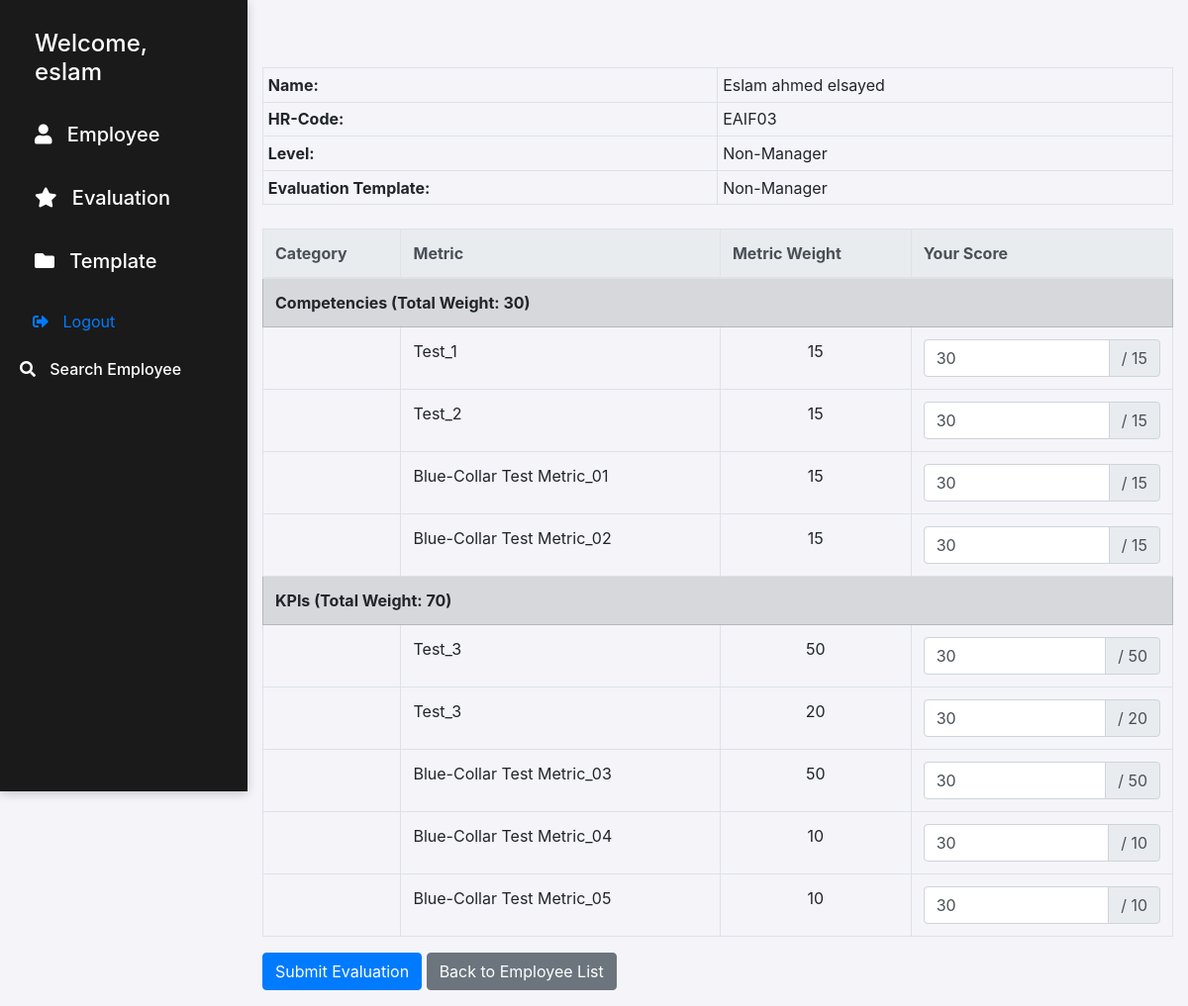
/evo/3/ (signed in), run on an earlier commit of the app's database.
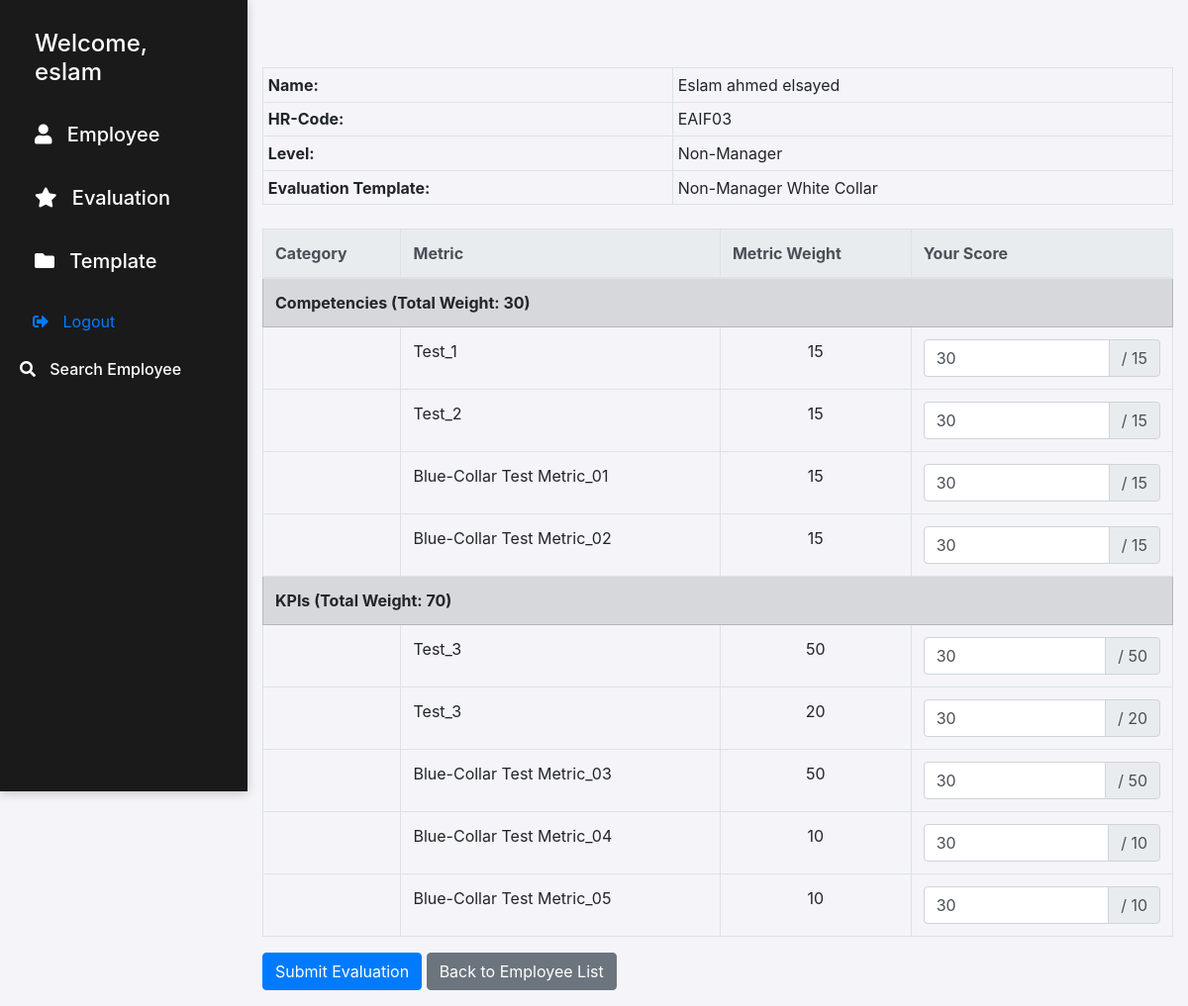
And on a later commit of the database.
### pms/models.py (models this page shows, shortened)
class Evaluation(models.Model):
    status_choices = [
        ('running', 'Running'),
        ('Completed', 'Completed'),
        ('closed', 'Closed')
    ]
    name = models.CharField(max_length=100)
    year = models.PositiveSmallIntegerField()
    month = models.PositiveIntegerField()
    template = models.ForeignKey(Template, on_delete=models.CASCADE)
    level = models.ForeignKey(Level, on_delete=models.CASCADE)
    status = models.CharField(max_length=10, choices=status_choices, default='running')
    evaluator = models.ForeignKey(User, on_delete=models.CASCADE)

### pms/views.py (the view)
# urls.py: path('evo/<int:employee_id>/', evo_employee, name='evo-copy'),
@login_required
def evo_employee(request, employee_id):
    employee = get_object_or_404(Employee, id=employee_id)
    employee_level = employee.level
    evaluation = get_object_or_404(Evaluation, level=employee_level)
    if evaluation.evaluator == request.user and evaluation.status == 'running':
        metrics = Metric.objects.filter(category__template=evaluation.template.id)
        existing_scores = {
            str(us.metric.id): us.score
            for us in UserScore.objects.filter(
                employee=employee,
                evaluation=evaluation
            )
        }
        if request.method == 'POST':
            form = EvaluationForm(request.POST, metrics=metrics, existing_scores=existing_scores)
            if form.is_valid():
                for metric in metrics:
                    score = form.cleaned_data[f'score_{metric.id}']
                    if score > metric.metric_weight:
                        messages.error(request, 'Metric score must be less than or equal to the weight of metric.')
                        return redirect('evo-copy', employee_id=employee_id)
                    UserScore.objects.update_or_create(
                        employee=employee,
                        metric=metric,
                        evaluation=evaluation,
                        defaults={'score': score}
                    )
                messages.success(request, 'Successful evaluation.')
                return redirect('list_employees')
        else:
            form = EvaluationForm(metrics=metrics, existing_scores=existing_scores)
    else:
        return redirect('list_employees')
    return render(request, 'pms/copy.html', {
        'form': form,
        'employee': employee,
        'evaluation': evaluation,
        'metrics': metrics,
        'existing_scores': existing_scores,
    })

### pms/forms.py
class EvaluationForm(Form):
    def __init__(self, *args, **kwargs):
        metrics = kwargs.pop('metrics', [])
        existing_scores = kwargs.pop('existing_scores', {})
        super().__init__(*args, **kwargs)  # Call the parent's constructor
        for metric in metrics:
            self.fields[f'score_{metric.id}'] = DecimalField(
                label=metric.name,
                initial=existing_scores.get(metric.id, ''),
                required=True,
                min_value=0,  # Adjust as needed
            )

### pms/models.py (called while the page is built)
    def __str__(self):
        return self.name

### pms/templatetags/custom_filters.py (called while the page is built)
@register.filter
def get_item(dictionary, key):
    if isinstance(dictionary, dict):
        return dictionary.get(str(key), '')
    return ''

### templates/pms/copy.html (shortened to what this page needs)
{% extends 'pms/base.html' %}
{% load custom_filters %}
{% block body %}
    <div class="container mt-5">
        <table class="table table-sm table-bordered mb-4">
            <tbody>
                <tr>
                    <td><strong>Name:</strong></td>
                    <td>{{ employee.full_name }}</td>
                </tr>
                <tr>
                    <td><strong>HR-Code:</strong></td>
                    <td>{{ employee.hr_code }}</td>
                </tr>
                <tr>
                    <td><strong>Level:</strong></td>
                    <td>{{ employee.level }}</td>
                </tr>
                <tr>
                    <td><strong>Evaluation Template:</strong></td>
                    <td>{{ evaluation.name }}</td>
                </tr>
            </tbody>
        </table>
        <form method="post">
            <table class="table table-bordered">
                <thead class="thead-light">
                    <tr>
                        <th>Category</th>
                        <th>Metric</th>
                        <th>Metric Weight</th>
                        <th>Your Score</th>
                    </tr>
                </thead>
                <tbody>
                    {% regroup metrics by category as category_list %}
                    {% for category in category_list %}
                        <tr class="table-secondary">
                            <td colspan="4"><strong>{{ category.grouper.name }} (Total Weight: {{ category.grouper.weight }})</strong></td>
                        </tr>
                        {% for metric in category.list %}
                            <tr>
                                <td></td>
                                <td>{{ metric.name }}</td>
                                <td class="text-center">{{ metric.metric_weight }}</td>
                                <td>
                                    <div class="input-group">
                                        <input type="number"
                                               name="score_{{ metric.id }}"
                                               {% if existing_scores %}
                                                   value="{{ existing_scores|get_item:metric.id }}"
                                               {% endif %}
                                               class="form-control"
                                               min="0"
                                               max="{{ metric.metric_weight }}"
                                               required
                                               oninput="validateScore(this, {{ metric.metric_weight }})"
                                        />
                                        <div class="input-group-append">
                                            <span class="input-group-text">/ {{ metric.metric_weight }}</span>
                                        </div>
                                    </div>
                                </td>
                            </tr>
                        {% endfor %}
                    {% endfor %}
                </tbody>
            </table>
            <div class="form-group mt-3">
                <button type="submit" class="btn btn-primary">Submit Evaluation</button>
                <a href="{% url 'list_employees' %}" class="btn btn-secondary">Back to Employee List</a>
            </div>
        </form>
    </div>
{% endblock %}

What changed in the data, as far as the page shows it:
changed Evaluation: name "Non-Manager" → "Non-Manager White Collar"
